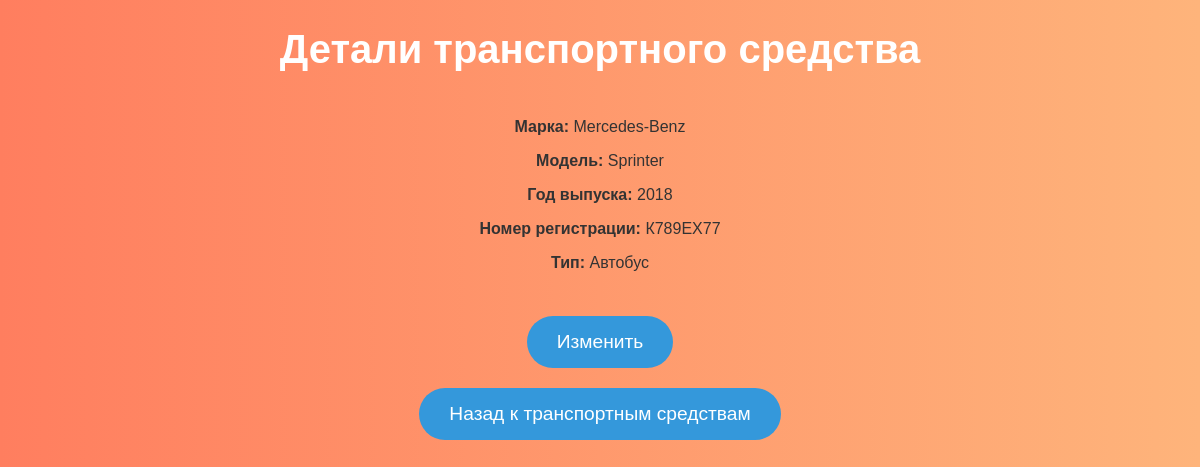
/vehicles/detail/2/, run on the app's committed database.
### lab7app/models.py (models this page shows, shortened)
class Vehicle(models.Model):
    vehicle_id = models.AutoField(primary_key=True)
    type = models.CharField(max_length=255)
    model = models.CharField(max_length=255)
    brand = models.CharField(max_length=255)
    manufacture_year = models.IntegerField()
    registration_number = models.CharField(max_length=255, unique=True)

### lab7app/views.py (the view)
# urls.py: path('vehicles/detail/<int:vehicle_id>/', views.vehicle_detail, name='vehicle_detail'),
def vehicle_detail(request, vehicle_id):
    vehicle = get_object_or_404(Vehicle, vehicle_id=vehicle_id)
    return render(request, 'vehicle_detail.html', {'vehicle': vehicle})

### lab7app/templates/vehicle_detail.html (shortened to what this page needs)
{% load static %}
<!DOCTYPE html>
<html lang="ru">
<head>
    <link rel="stylesheet" href="{% static 'styles.css' %}">
</head>
<body class="vehicle-detail">
    <h1>Детали транспортного средства</h1>
    <div class="vehicle-info">
        <p><strong>Марка:</strong> {{ vehicle.brand }}</p>
        <p><strong>Модель:</strong> {{ vehicle.model }}</p>
        <p><strong>Год выпуска:</strong> {{ vehicle.manufacture_year }}</p>
        <p><strong>Номер регистрации:</strong> {{ vehicle.registration_number }}</p>
        <p><strong>Тип:</strong> {{ vehicle.type }}</p>
    </div>
    <br>
    <a href="{% url 'edit_vehicle' vehicle.vehicle_id %}">
        <button>Изменить</button>
    </a>
    <a href="{% url 'vehicles' %}">
        <button>Назад к транспортным средствам</button>
    </a>
</body>
</html>

### lab7app/static/styles.css (style rules this page uses)
body { font-family: 'Arial', sans-serif; background: linear-gradient(to right, #ff7e5f, #feb47b); color: #333; margin: 0; padding: 0; display: flex; flex-direction: column; justify-content: flex-start; align-items: center; height: 100vh; text-align: center; }
h1 { font-size: 2.5em; color: #ffffff; margin-bottom: 30px; font-weight: bold; }
button { padding: 15px 30px; font-size: 1.2em; margin: 10px 0; border-radius: 50px; border: none; cursor: pointer; transition: background-color 0.3s ease, transform 0.3s ease; background-color: #3498db; color: white; }
a { text-decoration: none; color: inherit; }

### data on the page
Vehicle: brand "Mercedes-Benz", model "Sprinter", manufacture_year "2018", registration_number "К789ЕХ77", type "Автобус"
